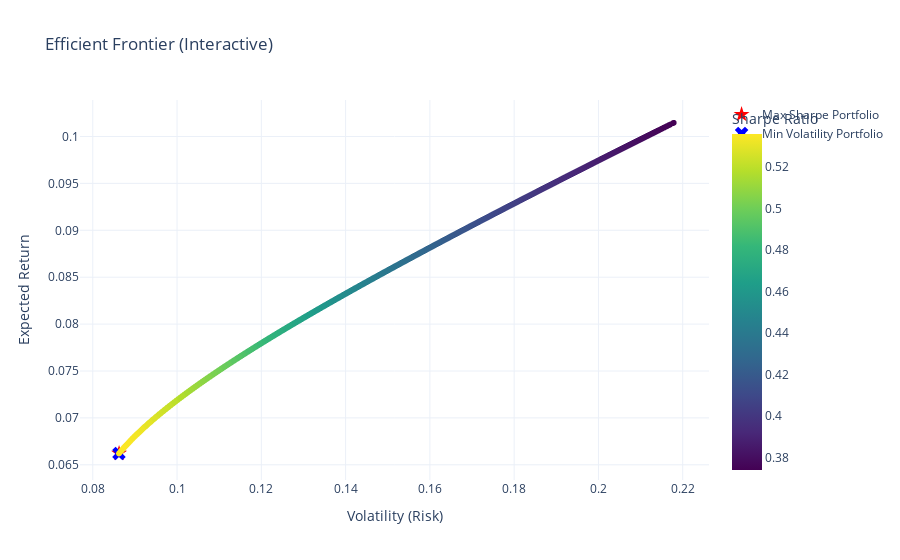

Here is the notebook cell this chart was saved with:
### Code cell
import plotly.express as px
import plotly.graph_objects as go

# Генерация случайных портфелей
num_portfolios = 10000
results = np.zeros((3, num_portfolios))
random_weights_list = []

for i in range(num_portfolios):
    weights = np.random.uniform(0.05, 0.5, len(tickers))  # Учитываем границы весов
    weights /= np.sum(weights)  # Нормируем веса до 1

    random_weights_list.append(weights)
    port_return = expected_return(weights, log_returns)
    port_volatility = standard_deviation(weights, cov_matrix)
    port_sharpe = (port_return - risk_free_rate) / port_volatility

    results[0, i] = port_return
    results[1, i] = port_volatility
    results[2, i] = port_sharpe

# Находим портфель с минимальной волатильностью
min_vol_index = np.argmin(results[1])
min_vol_weights = random_weights_list[min_vol_index]

min_vol_return = results[0, min_vol_index]
min_vol_volatility = results[1, min_vol_index]


# Создаем DataFrame для портфелей
portfolio_df = pd.DataFrame({
    "Return": results[0, :],
    "Volatility": results[1, :],
    "Sharpe Ratio": results[2, :]
})

# Интерактивный scatter plot (эффективная граница)
fig = px.scatter(portfolio_df, 
                 x="Volatility", 
                 y="Return", 
                 color="Sharpe Ratio",
                 color_continuous_scale="viridis",
                 hover_data={"Volatility": True, "Return": True, "Sharpe Ratio": True},
                 title="Efficient Frontier (Interactive)")

# Добавляем точку портфеля с максимальным Sharpe Ratio
fig.add_trace(go.Scatter(
    x=[optimal_portfolio_volatility],
    y=[optimal_portfolio_return],
    mode="markers",
    marker=dict(color="red", size=12, symbol="star"),
    name="Max Sharpe Portfolio"
))

# Добавляем точку портфеля с минимальной волатильностью
fig.add_trace(go.Scatter(
    x=[min_vol_volatility],
    y=[min_vol_return],
    mode="markers",
    marker=dict(color="blue", size=12, symbol="x"),
    name="Min Volatility Portfolio"
))

# Настройки осей
fig.update_layout(xaxis_title="Volatility (Risk)", 
                  yaxis_title="Expected Return",
                  template="plotly_white")

# Показываем интерактивный график
fig.show()

### Figure 1 — Plotly figure (JSON) as saved in the notebook; plotly's stock layout.template omitted (floating-point values rounded to 4 significant figures; data arrays with more than 128 entries replaced by an {"elided": "..."} marker saying what was removed)
{"data": [{"customdata": {"elided": "10000x1 float values"}, "hovertemplate": "Volatility=%{x}<br>Return=%{y}<br>Sharpe Ratio=%{marker.color}<extra></extra>", "legendgroup": "", "marker": {"color": {"elided": "10000 float values"}, "coloraxis": "coloraxis", "symbol": "circle"}, "mode": "markers", "name": "", "showlegend": false, "type": "scattergl", "x": {"elided": "10000 float values"}, "xaxis": "x", "y": {"elided": "10000 float values"}, "yaxis": "y"}, {"marker": {"color": "red", "size": 12, "symbol": "star"}, "mode": "markers", "name": "Max Sharpe Portfolio", "type": "scatter", "x": [0.08624], "y": [0.06622]}, {"marker": {"color": "blue", "size": 12, "symbol": "x"}, "mode": "markers", "name": "Min Volatility Portfolio", "type": "scatter", "x": [0.08621], "y": [0.0662]}], "layout": {"coloraxis": {"colorbar": {"title": {"text": "Sharpe Ratio"}}, "colorscale": [[0, "#440154"], [0.1111, "#482878"], [0.2222, "#3e4989"], [0.3333, "#31688e"], [0.4444, "#26828e"], [0.5556, "#1f9e89"], [0.6667, "#35b779"], [0.7778, "#6ece58"], [0.8889, "#b5de2b"], [1, "#fde725"]]}, "legend": {"tracegroupgap": 0}, "title": {"text": "Efficient Frontier (Interactive)"}, "xaxis": {"anchor": "y", "domain": [0, 1], "title": {"text": "Volatility (Risk)"}}, "yaxis": {"anchor": "x", "domain": [0, 1], "title": {"text": "Expected Return"}}}}
